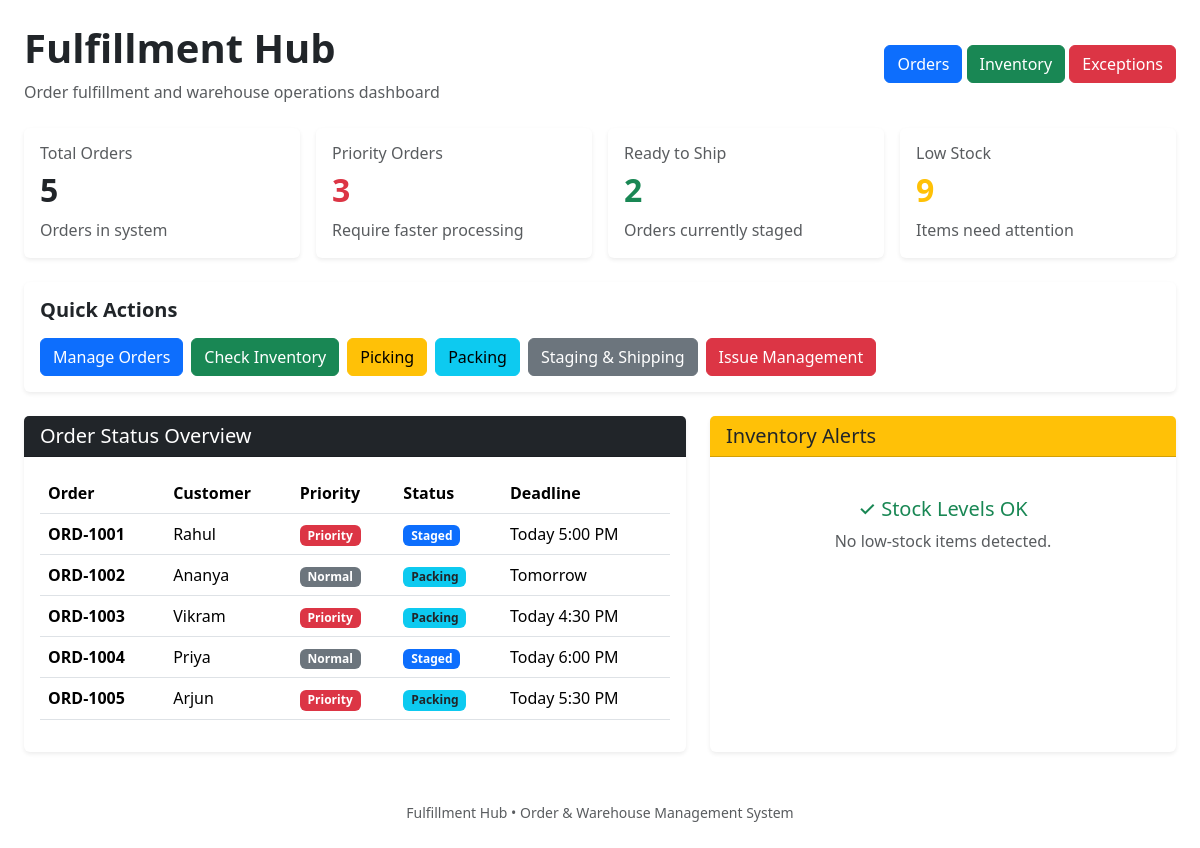
The page / on the database its author committed.
### tables this page shows
CREATE TABLE orders (
            id INTEGER PRIMARY KEY AUTOINCREMENT,
            order_number TEXT UNIQUE,
            customer_name TEXT,
            priority TEXT,
            status TEXT,
            deadline TEXT
        );

### app.py (the view)
@app.route("/")
def dashboard():
    connection = get_db_connection()
    orders = connection.execute(
        "SELECT * FROM orders"
    ).fetchall()
    inventory = connection.execute(
        "SELECT * FROM inventory"
    ).fetchall()
    connection.close()
    total_orders = len(orders)
    priority_orders = sum(
        1 for order in orders
        if order["priority"] == "Priority"
    )
    delayed_orders = 0
    ready_to_ship = sum(
        1 for order in orders
        if order["status"] == "Staged"
    )
    low_stock = sum(
        1 for item in inventory
        if item["main_stock"] <= item["minimum_stock"]
    )
    return render_template(
        "dashboard.html",
        orders=orders,
        total_orders=total_orders,
        priority_orders=priority_orders,
        delayed_orders=delayed_orders,
        ready_to_ship=ready_to_ship,
        low_stock=low_stock
    )

### app.py (called while the page is built)
def get_db_connection():
    connection = sqlite3.connect("fulfillment.db")
    connection.row_factory = sqlite3.Row
    return connection

### templates/dashboard.html (shortened to what this page needs)
<!DOCTYPE html>
<html lang="en">
<head>
    <link
        href="https://cdn.jsdelivr.net/npm/bootstrap@5.3.3/dist/css/bootstrap.min.css"
        rel="stylesheet"
    >
</head>
<body>
<div class="container-fluid mt-4 px-4">
    <div class="d-flex justify-content-between align-items-center mb-4">
        <div>
            <h1 class="fw-bold">Fulfillment Hub</h1>
            <p class="text-muted mb-0">
                Order fulfillment and warehouse operations dashboard
            </p>
        </div>
        <div>
            <a href="/orders" class="btn btn-primary">
                Orders
            </a>
            <a href="/inventory" class="btn btn-success">
                Inventory
            </a>
            <a href="/exceptions" class="btn btn-danger">
                Exceptions
            </a>
        </div>
    </div>
    <div class="row g-3 mb-4">
        <div class="col-md-3">
            <div class="card shadow-sm border-0 h-100">
                <div class="card-body">
                    <h6 class="text-muted">
                        Total Orders
                    </h6>
                    <h2 class="fw-bold">
                        {{ total_orders }}
                    </h2>
                    <p class="mb-0 text-muted">
                        Orders in system
                    </p>
                </div>
            </div>
        </div>
        <div class="col-md-3">
            <div class="card shadow-sm border-0 h-100">
                <div class="card-body">
                    <h6 class="text-muted">
                        Priority Orders
                    </h6>
                    <h2 class="fw-bold text-danger">
                        {{ priority_orders }}
                    </h2>
                    <p class="mb-0 text-muted">
                        Require faster processing
                    </p>
                </div>
            </div>
        </div>
        <div class="col-md-3">
            <div class="card shadow-sm border-0 h-100">
                <div class="card-body">
                    <h6 class="text-muted">
                        Ready to Ship
                    </h6>
                    <h2 class="fw-bold text-success">
                        {{ ready_to_ship }}
                    </h2>
                    <p class="mb-0 text-muted">
                        Orders currently staged
                    </p>
                </div>
            </div>
        </div>
        <div class="col-md-3">
            <div class="card shadow-sm border-0 h-100">
                <div class="card-body">
                    <h6 class="text-muted">
                        Low Stock
                    </h6>
                    <h2 class="fw-bold text-warning">
                        {{ low_stock }}
                    </h2>
                    <p class="mb-0 text-muted">
                        Items need attention
                    </p>
                </div>
            </div>
        </div>
    </div>
    <div class="card shadow-sm border-0 mb-4">
        <div class="card-body">
            <h5 class="fw-bold mb-3">
                Quick Actions
            </h5>
            <div class="d-flex flex-wrap gap-2">
                <a href="/orders" class="btn btn-primary">
                    Manage Orders
                </a>
                <a href="/inventory" class="btn btn-success">
                    Check Inventory
                </a>
                <a href="/picking" class="btn btn-warning">
                    Picking
                </a>
                <a href="/packing" class="btn btn-info">
                    Packing
                </a>
                <a href="/staging" class="btn btn-secondary">
                    Staging & Shipping
                </a>
                <a href="/exceptions" class="btn btn-danger">
                    Issue Management
                </a>
            </div>
        </div>
    </div>
    <div class="row g-4">
        <div class="col-lg-7">
            <div class="card shadow-sm border-0 h-100">
                <div class="card-header bg-dark text-white">
                    <h5 class="mb-0">
                        Order Status Overview
                    </h5>
                </div>
                <div class="card-body">
                    <div class="table-responsive">
                        <table class="table table-hover align-middle">
                            <thead>
                                <tr>
                                    <th>Order</th>
                                    <th>Customer</th>
                                    <th>Priority</th>
                                    <th>Status</th>
                                    <th>Deadline</th>
                                </tr>
                            </thead>
                            <tbody>
                            {% for order in orders %}
                                <tr>
                                    <td>
                                        <strong>
                                            {{ order["order_number"] }}
                                        </strong>
                                    </td>
                                    <td>
                                        {{ order["customer_name"] }}
                                    </td>
                                    <td>
                                        {% if order["priority"] == "Priority" %}
                                            <span class="badge bg-danger">
                                                Priority
                                            </span>
                                        {% else %}
                                            <span class="badge bg-secondary">
                                                Normal
                                            </span>
                                        {% endif %}
                                    </td>
                                    <td>
                                        {% if order["status"] == "Processing" %}
                                            <span class="badge bg-secondary">
                                                Processing
                                            </span>
                                        {% elif order["status"] == "Picking" %}
                                            <span class="badge bg-warning text-dark">
                                                Picking
                                            </span>
                                        {% elif order["status"] == "Packing" %}
                                            <span class="badge bg-info text-dark">
                                                Packing
                                            </span>
                                        {% elif order["status"] == "Staged" %}
                                            <span class="badge bg-primary">
                                                Staged
                                            </span>
                                        {% elif order["status"] == "Shipped" %}
                                            <span class="badge bg-success">
                                                Shipped
                                            </span>
                                        {% else %}
                                            <span class="badge bg-secondary">
                                                {{ order["status"] }}
                                            </span>
                                        {% endif %}
                                    </td>
                                    <td>
                                        {{ order["deadline"] }}
                                    </td>
                                </tr>
                            {% endfor %}
                            </tbody>
                        </table>
                    </div>
                </div>
            </div>
        </div>
        <div class="col-lg-5">
            <div class="card shadow-sm border-0 h-100">
                <div class="card-header bg-warning">
                    <h5 class="mb-0">
                        Inventory Alerts
                    </h5>
                </div>
                <div class="card-body">
                    {% set low_stock_items = [] %}
                    {% if low_stock_items %}
                        <div class="table-responsive">
                            <table class="table table-sm align-middle">
                                <thead>
                                    <tr>
                                        <th>Product</th>
                                        <th>Variant</th>
                                        <th>Main Stock</th>
                                    </tr>
                                </thead>
                                <tbody>
                                {% for item in low_stock_items %}
                                    <tr>
                                        <td>
                                            {{ item["product_name"] }}
                                        </td>
                                        <td>
                                            {{ item["variant"] }}
                                        </td>
                                        <td>
                                            <span class="badge bg-danger">
                                                {{ item["main_stock"] }}
                                            </span>
                                        </td>
                                    </tr>
                                {% endfor %}
                                </tbody>
                            </table>
                        </div>
                        <a
                            href="/inventory"
                            class="btn btn-warning btn-sm"
                        >
                            View Inventory
                        </a>
                    {% else %}
                        <div class="text-center py-4">
                            <h5 class="text-success">
                                ✓ Stock Levels OK
                            </h5>
                            <p class="text-muted mb-0">
                                No low-stock items detected.
                            </p>
                        </div>
                    {% endif %}
                </div>
            </div>
        </div>
    </div>
    <div class="text-center text-muted mt-5 mb-4">
        <small>
            Fulfillment Hub • Order & Warehouse Management System
        </small>
    </div>
</div>
</body>
</html>

### rows shown on the page
orders: order_number "ORD-1001", customer_name "Rahul", priority "Priority", status "Staged", deadline "Today 5:00 PM"
orders: order_number "ORD-1002", customer_name "Ananya", priority "Normal", status "Packing", deadline "Tomorrow"
orders: order_number "ORD-1003", customer_name "Vikram", priority "Priority", status "Packing", deadline "Today 4:30 PM"
orders: order_number "ORD-1004", customer_name "Priya", priority "Normal", status "Staged", deadline "Today 6:00 PM"
orders: order_number "ORD-1005", customer_name "Arjun", priority "Priority", status "Packing", deadline "Today 5:30 PM"

### other values the page prints
{{ total_orders }} "5"
{{ priority_orders }} "3"
{{ ready_to_ship }} "2"
{{ low_stock }} "9"
